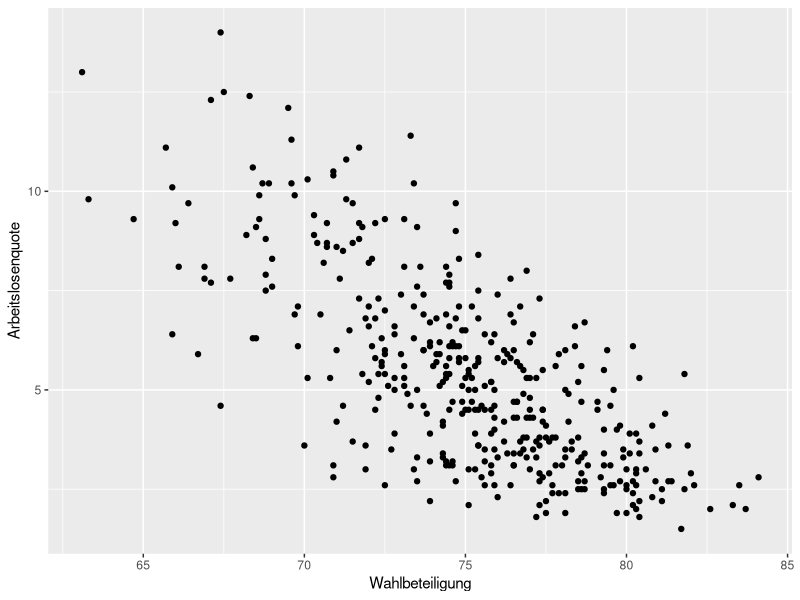

The R script that drew this image:
## ---- chunk 1
knitr::opts_chunk$set(message=FALSE,warning=FALSE, cache=TRUE)
## ---- chunk 2
library(tidyverse)

# Laden der Daten
landkreise <-
  read_csv('daten_beispiele/Landkreise_merged.csv') %>% 
  filter(Jahr == 2017)

glimpse(data)
## ---- chunk 3
ggplot(data = landkreise,
       mapping = aes(x = Wahlbeteiligung, 
                     y = Arbeitslosenquote)) +
geom_point()
